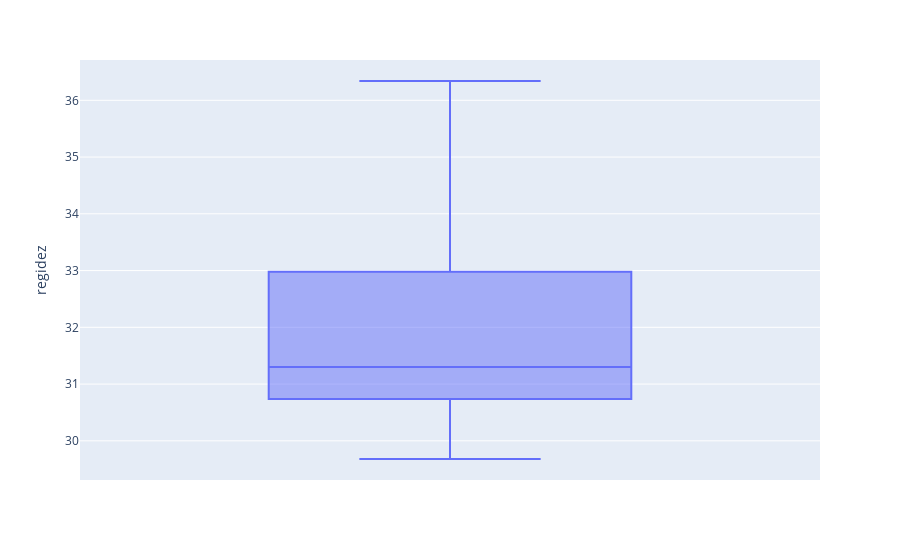

Notebook source saved alongside this figure:
### Code cell
boxplot = px.box(mola_trat, y="regidez")
boxplot.show()

### Figure 1 — Plotly figure (JSON) as saved in the notebook; plotly's stock layout.template omitted (floating-point values rounded to 4 significant figures)
{"data": [{"alignmentgroup": "True", "hovertemplate": "regidez=%{y}<extra></extra>", "legendgroup": "", "marker": {"color": "#636efa"}, "name": "", "notched": false, "offsetgroup": "", "orientation": "v", "showlegend": false, "type": "box", "x0": " ", "xaxis": "x", "y": [34.48, 34.88, 32.86, 36.34, 31.25, 31.98, 33.66, 31.3, 33.33, 33.87, 33.63, 31.03, 31.3, 31.91, 31.38, 30.81, 30.81, 29.68, 30.18, 30.54, 30.63, 30.93, 30.57, 31.4, 31.89, 30.81, 30.77, 30.39, 30.02], "y0": " ", "yaxis": "y"}], "layout": {"boxmode": "group", "legend": {"tracegroupgap": 0}, "margin": {"t": 60}, "xaxis": {"anchor": "y", "domain": [0, 1]}, "yaxis": {"anchor": "x", "domain": [0, 1], "title": {"text": "regidez"}}}}
